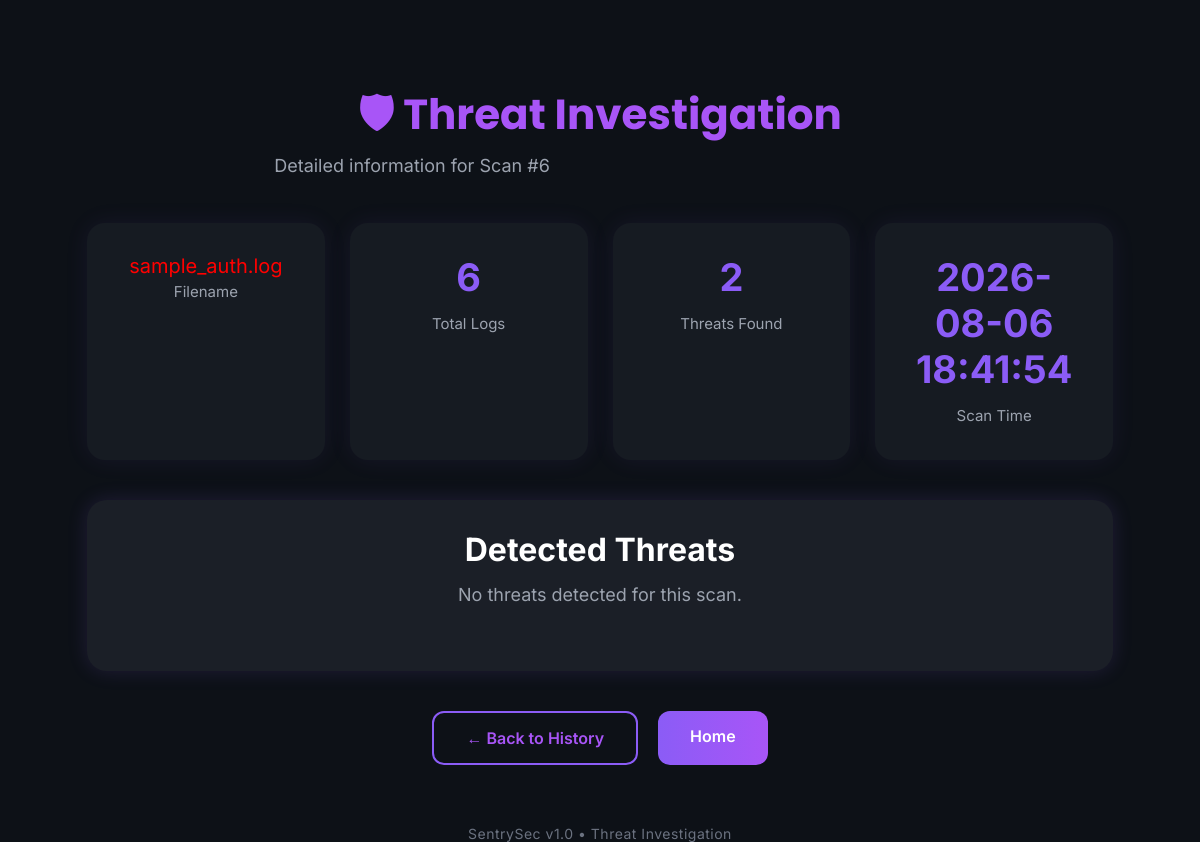
The app's page /scan/6 with its own data.
### tables this page shows
CREATE TABLE scan_history (

            id INTEGER PRIMARY KEY AUTOINCREMENT,

            filename TEXT,

            scan_time TIMESTAMP DEFAULT CURRENT_TIMESTAMP,

            total_logs INTEGER,

            failed_logins INTEGER,

            successful_logins INTEGER,

            threat_count INTEGER

        );

### app.py (the view)
@app.route("/scan/<int:scan_id>")
def scan_details(scan_id):
    scan = dict(get_scan(scan_id))   # <-- change this line
    threats = [dict(t) for t in get_threats(scan_id)]
    return render_template(
        "scan_details.html",
        scan=scan,
        threats=threats
    )

### database.py (called while the page is built)
def get_connection():
    conn = sqlite3.connect(DATABASE)
    conn.row_factory = sqlite3.Row
    return conn

def get_scan(scan_id):
    conn = get_connection()
    cursor = conn.cursor()
    cursor.execute("""
        SELECT *
        FROM scan_history
        WHERE id = ?
    """, (scan_id,))
    scan = cursor.fetchone()
    conn.close()
    return scan

def get_threats(scan_id):
    conn = get_connection()
    cursor = conn.cursor()
    cursor.execute("""
        SELECT *
        FROM threat_details
        WHERE scan_id = ?
        ORDER BY id
    """, (scan_id,))
    threats = cursor.fetchall()
    conn.close()
    return threats

### templates/scan_details.html (shortened to what this page needs)
<!DOCTYPE html>
<html lang="en">
<head>
    <link rel="stylesheet"
          href="{{ url_for('static', filename='style.css') }}">
</head>
<body>
<div class="analytics-page">
    <div class="page-title">
        <h1>🛡 Threat Investigation</h1>
        <p>Detailed information for Scan #{{ scan.id }}</p>
    </div>
    <div class="summary-grid">
        <div class="summary-card" style="overflow: visible;">
            <div style="
                color: red;
                font-size: 20px;
                white-space: normal;
                word-break: break-word;
            ">
                {{ scan.filename }}
            </div>
            <p>Filename</p>
        </div>
        <div class="summary-card">
            <h2>{{ scan.total_logs }}</h2>
            <p>Total Logs</p>
        </div>
        <div class="summary-card">
            <h2>{{ scan.threat_count }}</h2>
            <p>Threats Found</p>
        </div>
        <div class="summary-card">
            <h2>{{ scan.scan_time }}</h2>
            <p>Scan Time</p>
        </div>
    </div>
    <div class="chart-card">
        <h2>Detected Threats</h2>
        {% if threats %}
            {% for threat in threats %}
            <div class="alert-card">
                <span class="badge {{ threat.severity.lower() }}">
                    {{ threat.severity }}
                </span>
                <h3>{{ threat.message }}</h3>
                <p><strong>IP Address:</strong> {{ threat.ip_address }}</p>
                <p><strong>Event Time:</strong> {{ threat.log_time }}</p>
            </div>
            {% endfor %}
        {% else %}
            <p>No threats detected for this scan.</p>
        {% endif %}
    </div>
    <div class="button-group">
        <a href="/history" class="secondary-btn">
            ← Back to History
        </a>
        <a href="/" class="primary-btn">
            Home
        </a>
    </div>
</div>
<footer class="footer">
    SentrySec v1.0 • Threat Investigation
</footer>
</body>
</html>

### static/style.css (style rules this page uses)
* { margin:0; padding:0; box-sizing:border-box; }
html,body { width:100%; height:100%; }
body { font-family:"Inter",sans-serif; background:#0D1117; color:#E6EDF3; min-height:100vh; padding:30px; }
h1 { font-family:"Poppins",sans-serif; font-size:42px; line-height:1.2; margin-bottom:25px; }
p { max-width:650px; margin:0 auto 50px; color:#9CA3AF; font-size:18px; line-height:1.8; }
.footer { margin:50px 0 20px; text-align:center; color:#6B7280; font-size:14px; letter-spacing:.5px; }
.page-title { text-align:center; margin-bottom:40px; }
.page-title h1 { color:#A855F7; margin-bottom:10px; }
.page-title p { margin:0; color:#9CA3AF; }
.summary-card { background:#161B22; border-radius:18px; padding:30px; text-align:center; box-shadow:0 0 25px rgba(139,92,246,.08); border:1px solid transparent; transition:.3s ease; }
.summary-card h2 { color:#8B5CF6; font-size:38px; margin-bottom:10px; animation:pop .6s ease; }
.summary-card p { margin:0; color:#9CA3AF; font-size:15px; }
.button-group { display:flex; justify-content:center; gap:20px; margin-top:40px; flex-wrap:wrap; }
.primary-btn, .secondary-btn { text-decoration:none; padding:15px 32px; border-radius:12px; font-weight:600; transition:.25s; display:inline-block; }
.primary-btn { background:linear-gradient(90deg,#8B5CF6,#A855F7); color:white; }
.secondary-btn { border:2px solid #8B5CF6; color:#A855F7; background:transparent; }
.analytics-page { width:90%; max-width:1400px; margin:60px auto; }
.summary-grid { display:grid; grid-template-columns:repeat(4,1fr); gap:25px; margin:40px 0; }
.chart-card { background:#1b1f27; border-radius:20px; padding:30px; margin-top:35px; box-shadow:0 0 20px rgba(139,92,246,.15); transition:.3s ease; }
.chart-card h2 { color:white; text-align:center; margin-bottom:10px; font-size:32px; }
.chart-card p { text-align:center; color:#9CA3AF; margin-bottom:30px; }

### records on screen
scan_history: id "6", filename "sample_auth.log", total_logs "6", threat_count "2", scan_time "2026-08-06 18:41:54"
